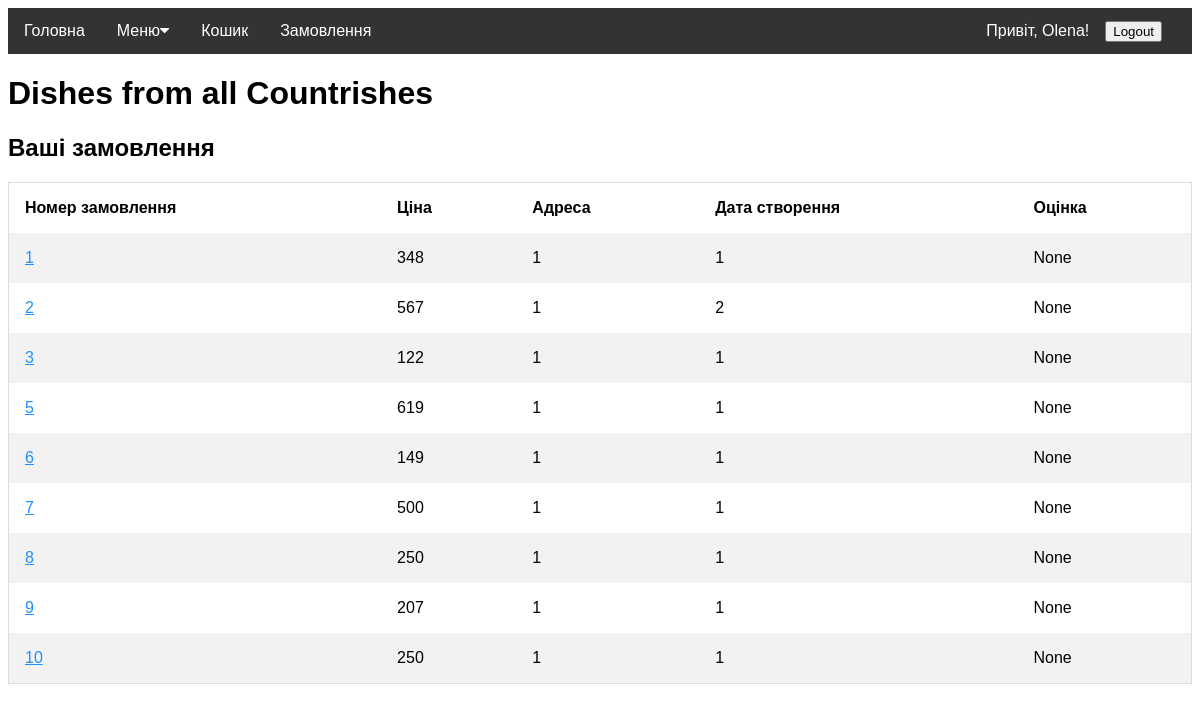
Page /user/orders (signed in) on the committed database.
### models.py (models this page shows, shortened)
class Order(Base):
    __tablename__ = 'Orders'
    id = Column(Integer, primary_key=True)
    user = Column(Integer, ForeignKey('User.id'))
    address = Column(Integer, ForeignKey('Address.id'))
    price = Column(Integer)
    protein = Column(Integer)
    fat = Column(Integer)
    carbs = Column(Integer)
    ccal = Column(Integer)
    comment = Column(String(350))
    created_at = Column(Integer)
    rate = Column(Integer)
    status = Column(Integer, ForeignKey('Status.id'))

### app.py (the view)
@app.route('/user/orders', methods=['GET'])
def get_orders_history():
    if session.get('id'):
        with SQLiteDB('dish.db') as db:
            orders = db.select_from_db('Orders', ['*'], {'user': session['id']})
            return render_template('orders.html', orders=orders, user=session)
    return app.redirect("/user/login", code=302)

### database_old.py (called while the page is built)
def dict_factory(cursor, row):
    d = {}
    for idx, col in enumerate(cursor.description):
        d[col[0]] = row[idx]
    return d

    def __enter__(self):
        return self

    def __exit__(self, exc_type, exc_val, exc_tb):
        self.con.commit()
        self.con.close()

    def query_db(self, query, one=False):
        result =  self.cur.execute(query).fetchall()
        return (result[0] if result else None) if one else result

    def select_from_db(self, table_name, columns:list, where=None, one=False):
        columns = ', '.join(columns)
        query = f"SELECT {columns} FROM {table_name}"
        if where:
            where = ', '.join([f"{key}='{value}'" for key, value in where.items()])
            query += f' WHERE {where}'
        return self.query_db(query, one)

### templates/orders.html
{% extends 'base.html' %}
{% block content %}
    <h2>Ваші замовлення</h2>
    <table>
        <tr>
            <th>Номер замовлення</th>
            <th>Ціна</th>
            <th>Адреса</th>
            <th>Дата створення</th>
            <th>Оцінка</th>
        </tr>
        {% for order in orders %}
            <tr>
                <td><a href={{ url_for("get_order_from_history", id=order.id) }}> {{ order.id }}</a></td>
                <td>{{ order.price }}</td>
                <td>{{ order.address }}</td>
                <td>{{ order.created_at }}</td>
                <td>{{ order.rate }}</td>
            </tr>
        {% endfor %}
    </table>
{% endblock %}

### templates/base.html (shortened to what this page needs)
<!doctype html>
<link rel="stylesheet" href="{{ url_for('static', filename='styles.css') }}">
<link rel="stylesheet" href="https://cdnjs.cloudflare.com/ajax/libs/font-awesome/4.7.0/css/font-awesome.min.css">
<nav class="navbar">
    <a href="/">Головна</a>
    <div class="subnav">
        <button class="subnavbtn"><a class="subnav-link" href="/menu">Меню </a><i class="fa fa-caret-down"></i></button>
    </div>
    <a href="/cart">Кошик</a>
    <a href="/user/orders">Замовлення</a>
    <div class="user-part">
        {% if user %}
       <a href="/user">Привіт, {{ user.first_name }}!</a>
        <div>
            <form method="POST" action="/user/logout">
                <input value="Logout" type="submit">
            </form>
        </div>
    {% else %}
        <a href="{{ url_for('user_login') }}">Увійти</a>
        <a href="{{ url_for('user_register') }}">Регістрація</a>
    {% endif  %}
    </div>
</nav>
    <h1>Dishes from all Countrishes</h1>
<section class="content">
    {% block content %}{% endblock %}
</section>

### static/styles.css (style rules this page uses)
* { box-sizing: border-box }
a { color: dodgerblue; }
.navbar { overflow: hidden; background-color: #333; }
.navbar a { float: left; font-size: 16px; color: white; text-align: center; padding: 14px 16px; text-decoration: none; }
.navbar .subnav-link { padding: 0; }
.subnav { float: left; overflow: hidden; }
.subnav .subnavbtn { font-size: 16px; border: none; outline: none; color: white; padding: 14px 16px; background-color: inherit; font-family: inherit; margin: 0; }
.user-part { display: flex; float: right; padding-right: 30px; align-items: center; }
.user-part div { display: inline-block; }
* { box-sizing: border-box; }
table { border-collapse: collapse; border-spacing: 0; width: 100%; border: 1px solid #ddd; }
th, td { text-align: left; padding: 16px; }
tr:nth-child(even) { background-color: #f2f2f2; }

### rows in the picture
Order: id "1", price "348", address "1", created_at "1", rate "None"
Order: id "2", price "567", address "1", created_at "2", rate "None"
Order: id "3", price "122", address "1", created_at "1", rate "None"
Order: id "5", price "619", address "1", created_at "1", rate "None"
Order: id "6", price "149", address "1", created_at "1", rate "None"
Order: id "7", price "500", address "1", created_at "1", rate "None"
Order: id "8", price "250", address "1", created_at "1", rate "None"
Order: id "9", price "207", address "1", created_at "1", rate "None"
Order: id "10", price "250", address "1", created_at "1", rate "None"

### other values in the picture
{{ user.first_name }} "Olena"
